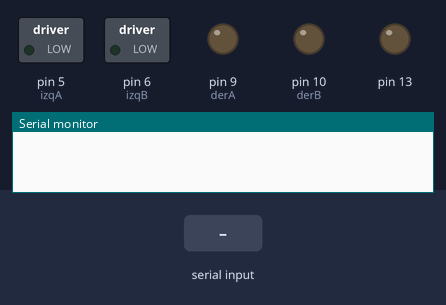
The sketch below on a simulated Arduino Uno, built with avr-gcc and run on an emulated ATmega328P. Parts: switched loads named in the sketch (green lamp = pin HIGH), output pins drawn as LEDs (lit = HIGH), the last lines printed to the serial monitor. Inputs (shaded band) come from the test bench.

Above: at 1.2 s.
1.3 s: "a" received over Serial
At 2.8 s:
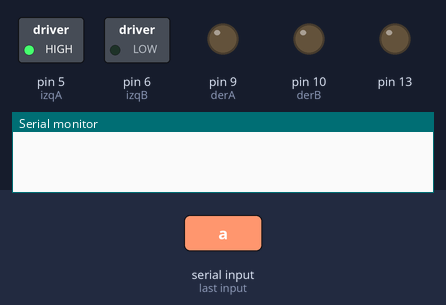
4.3 s: "e" received over Serial
At 5.5 s:
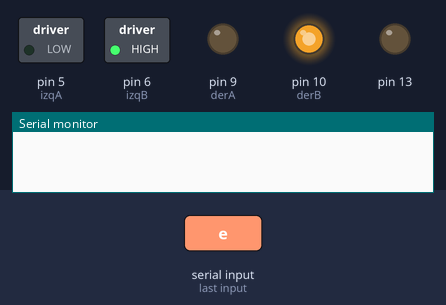
5.8 s: "c" received over Serial
At 6.8 s:
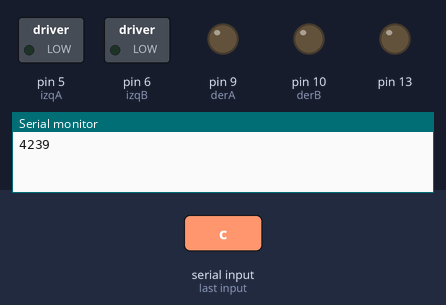
Timing chart, 0 to 8.8 s (numbered marks = the images above; inputs shaded):
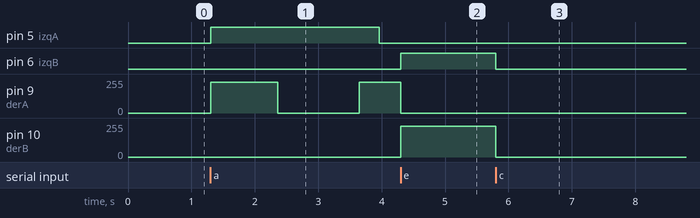

The sketch:

carrito_steren.ino
```cpp
int izqA = 5;
int izqB = 6;
int derA = 9;
int derB = 10;
int vel = 230;            // Velocidad de los motores (0-255)
int vel2= 255;
int estado = 'c',estado_ant = 'c';         // inicia detenido
int contador,pasos=0;

int paso1=1000;
int paso2=1200+paso1;
int paso3=300+paso2;
int paso4=1200+paso3;
int paso5=1000+paso4;
int paso6=1000+paso5;
int paso7=300+paso6;
int paso8=1000+paso7;
int paso9=1000+paso8;
int paso10=1+paso9;

int duracion, distancia;  // para Calcular distacia

void setup()  {
  Serial.begin(9600);    // inicia el puerto serial para comunicacion con el Bluetooth
  pinMode(derA, OUTPUT);
  pinMode(derB, OUTPUT);
  pinMode(izqA, OUTPUT);
  pinMode(izqB, OUTPUT);

  pinMode(13,OUTPUT);


}

void loop()  {

  if(Serial.available()>0){
    estado = Serial.read();
  }
  if(estado=='j'){           //  Frente
    frente();
  }
  if(estado=='b'){          // IZQ
    izq();
  }
  if(estado=='c'){         //  Parar
    parar();
    pasos=contador;
    if(estado_ant!=estado)
      Serial.println(pasos);
    contador=0;
  }
  if(estado=='d'){          //  DER
    derecha();
  }

  if(estado=='e'){          //  Reversa
    analogWrite(derA, 0);
    analogWrite(izqA, 0);
    analogWrite(derB, vel);
    analogWrite(izqB, vel2);
  }

  if(estado=='a'){          //  Reversa
    if(contador<paso1)
      frente();
    if(contador>paso1 && contador<paso2)
      izq();
    if(contador>paso2 && contador<paso3)
      frente();
    if(contador>paso3 && contador<paso4)
      derecha();
    if(contador>paso4 && contador<paso5)
      frente();
    if(contador>paso5 && contador<paso6)
      derecha();
    if(contador>paso6 && contador<paso7)
      frente();
    if(contador>paso7 && contador<paso8)
      izq();
    if(contador>paso8 && contador<paso9)
      frente();
    if(contador>paso9)
      {
        parar();
        estado='c';
      }
    //estado='c';
  }
  delay(1);
  contador++;
  estado_ant=estado;
}


void frente()
{
  analogWrite(derB, 0);
  analogWrite(izqB, 0);
  analogWrite(derA, vel);
  analogWrite(izqA, vel2);
}

void izq()
{
  analogWrite(derB, 0);
  analogWrite(izqB, 0);
  analogWrite(derA, 0);
  analogWrite(izqA, vel2);
}

void derecha()
{
  analogWrite(derB, 0);
  analogWrite(izqB, 0);
  analogWrite(derA, vel);
  analogWrite(izqA, 0);
}

void parar()
{
  analogWrite(derB, 0);
  analogWrite(izqB, 0);
  analogWrite(derA, 0);
  analogWrite(izqA, 0);
}
```

Measured:
- after the input at 1.3 s, pin 5 (izqA): LOW → HIGH at once, → LOW 2.7 s later; pin 9 (derA): 0/255 → 230/255 at once, → 0/255 1.1 s later, → 230/255 1.3 s later
- after the input at 4.3 s, pin 5 (izqA): stays LOW (without the input it goes to HIGH after 0.94 s); pin 6 (izqB): LOW → HIGH at once; pin 9 (derA): 230/255 → 0/255 at once; pin 10 (derB): 0/255 → 230/255 at once
- after the input at 5.8 s, pin 6 (izqB): HIGH → LOW at once; pin 10 (derB): 230/255 → 0/255 at once
